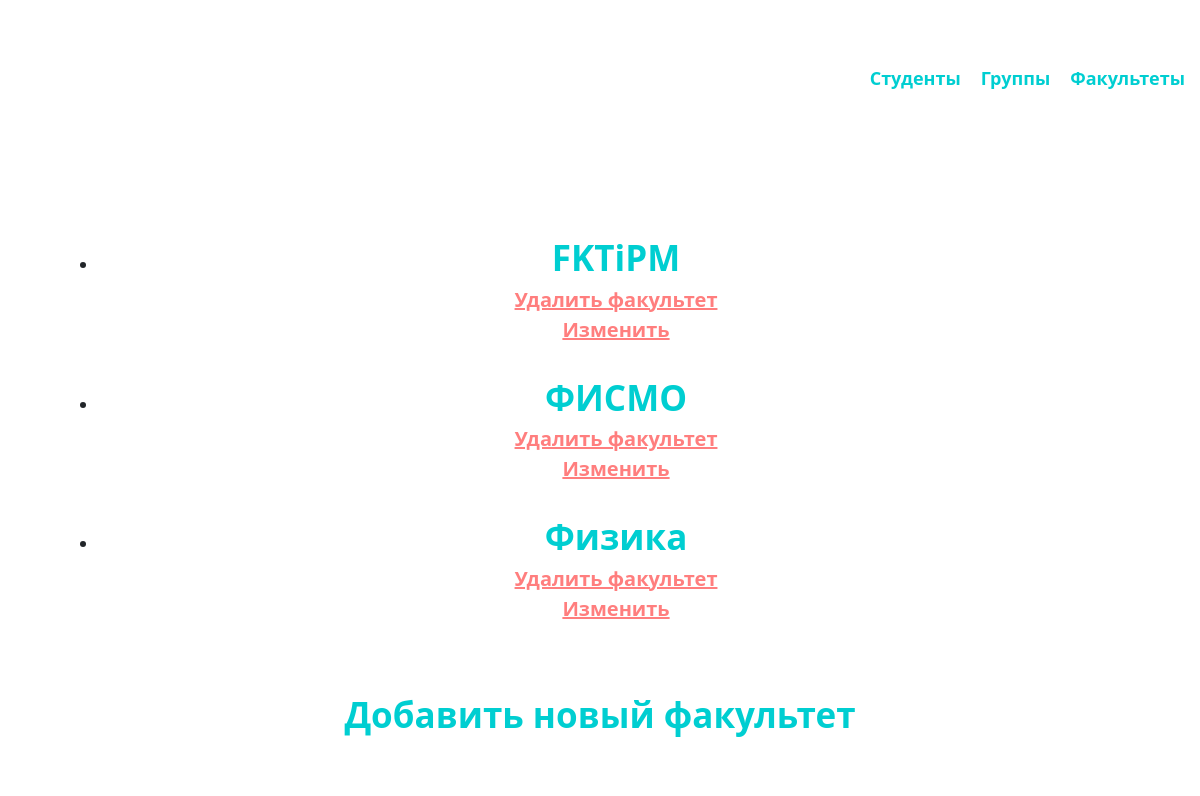
Screenshot of /Forms/fakulcies/ with the database file from the repository.
### Forms/models.py (models this page shows, shortened)
class Fakulcies(models.Model):
    fakulcy_name = models.CharField(max_length=100, verbose_name = 'Название факультета')
    objects = DataManager()
    class Meta:
        verbose_name = 'Факультет'
        verbose_name_plural = 'Факультеты'

### Forms/views.py (the view)
# urls.py: path('fakulcies/', views.IndexViewFakulcy.as_view(), name='fakulcies'),
class IndexViewFakulcy(generic.ListView):
    template_name = 'Forms/fakulcies_list.html'
    context_object_name = 'fakulcies_list'
    def get_queryset(self):
        return Fakulcies.objects.order_by('fakulcy_name')

### Forms/templates/Forms/fakulcies_list.html
{% extends 'base.html' %}
{% block content %}
    <div class="content_block">
    {% if fakulcies_list %}
    <ul>
    {% for fak in fakulcies_list %}
        <li><a href="/Forms/fakulcies/{{ fak.id }}/">{{ fak.fakulcy_name }}</a></li>
                <a class="delete_student" href="{% url 'Forms:delete_fakulcy' fak.id %}">Удалить факультет </a>
                <a class="delete_student" href="/Forms/fakulcies/{{ fak.id }}">Изменить</a>
        <br>
    {% endfor %}
    </ul>
{% else %}
    <p>No fakulcies are available.</p>
{% endif %}
        <br>
<h2><a href="{% url 'Forms:add_fakulcy_form'%}">Добавить новый факультет </a></h2>
    </div>
{% endblock %}

### Forms/static/css/my_css.css (style rules this page uses)
body { display: flex; flex-direction: column; justify-content: space-between; background: white; }
.content_block { background-color: white; display: flex; flex-direction: column; justify-content: center; margin-bottom:50px; margin-top:50px; padding:25px; font-size: 18px; border-radius: 50px; }
.content_block a { color:#00CED1; text-decoration: none; font-weight: bold; font-size: 35px; display: flex; flex-direction: row; justify-content: center; }
.delete_student { font-size:20px !important; color:red !important; text-decoration: underline !important; opacity:0.5; }

### rows the page displays
Fakulcies: fakulcy_name "FKTiPM"
Fakulcies: fakulcy_name "ФИСМО"
Fakulcies: fakulcy_name "Физика"
